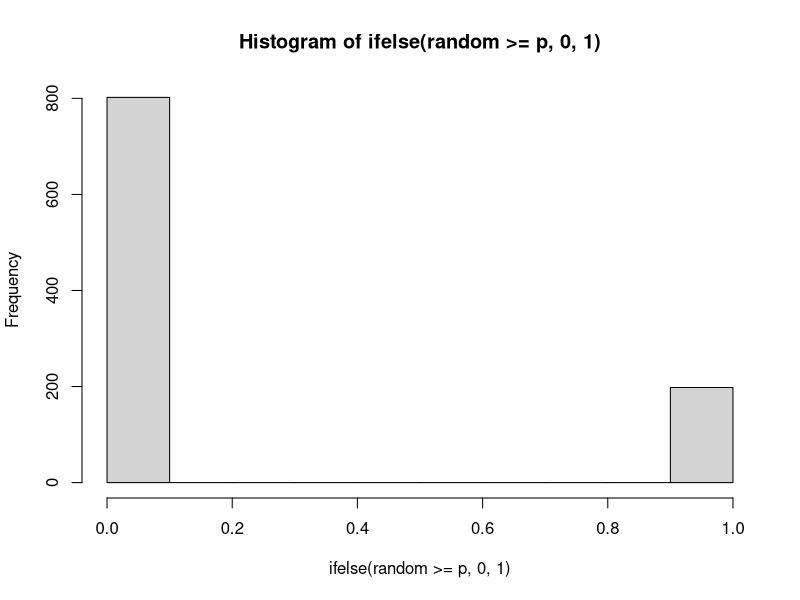

The R script that drew this image:
# Exercicio 3 - Gerador de numeros com distribuicao de Bernoulli
n <- 1000
set.seed(123)                          # garante reprodutibilidade
random <- runif(n, min = 0, max = 1)   # numeros uniformes em [0,1]
p <- 0.2                               # probabilidade de sucesso (repetido para 0.5 e 0.8)
# sucesso (1) quando random < p, o que ocorre com probabilidade p
hist(ifelse(random >= p, 0, 1))
